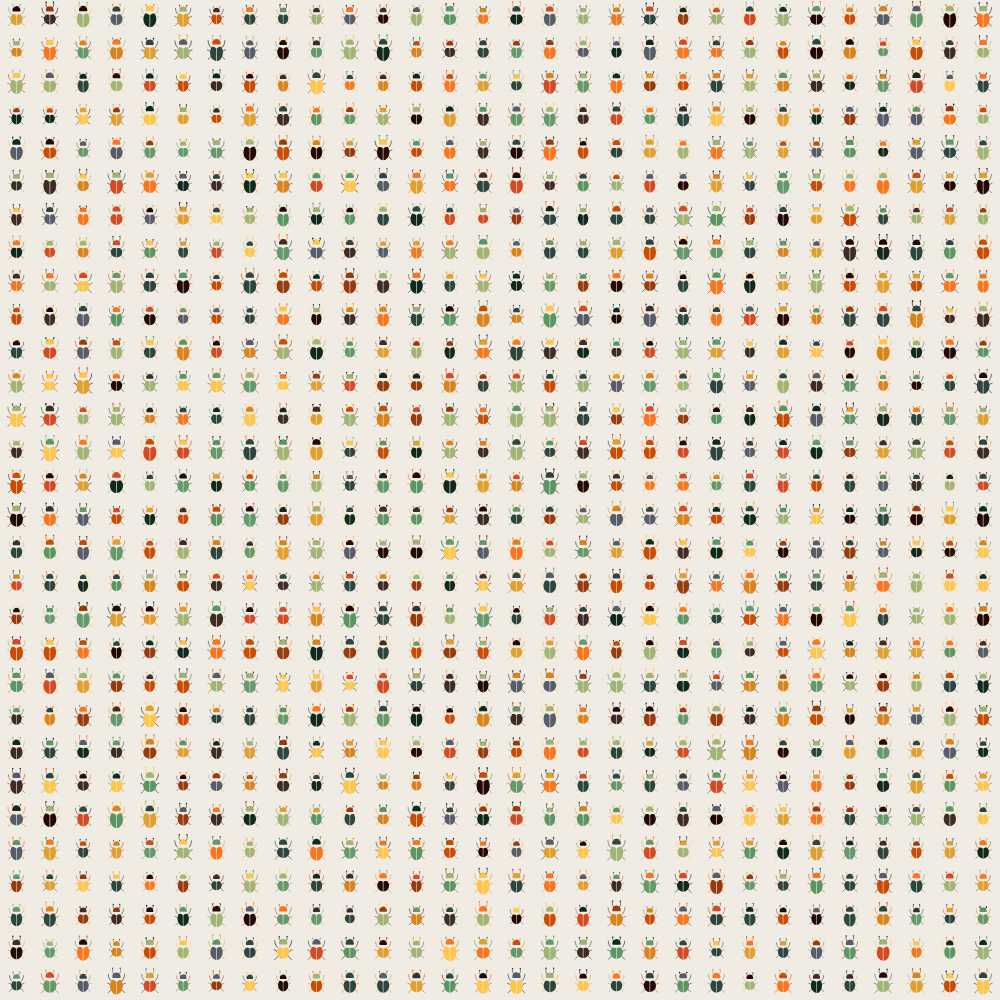
Frame 1 (no input)
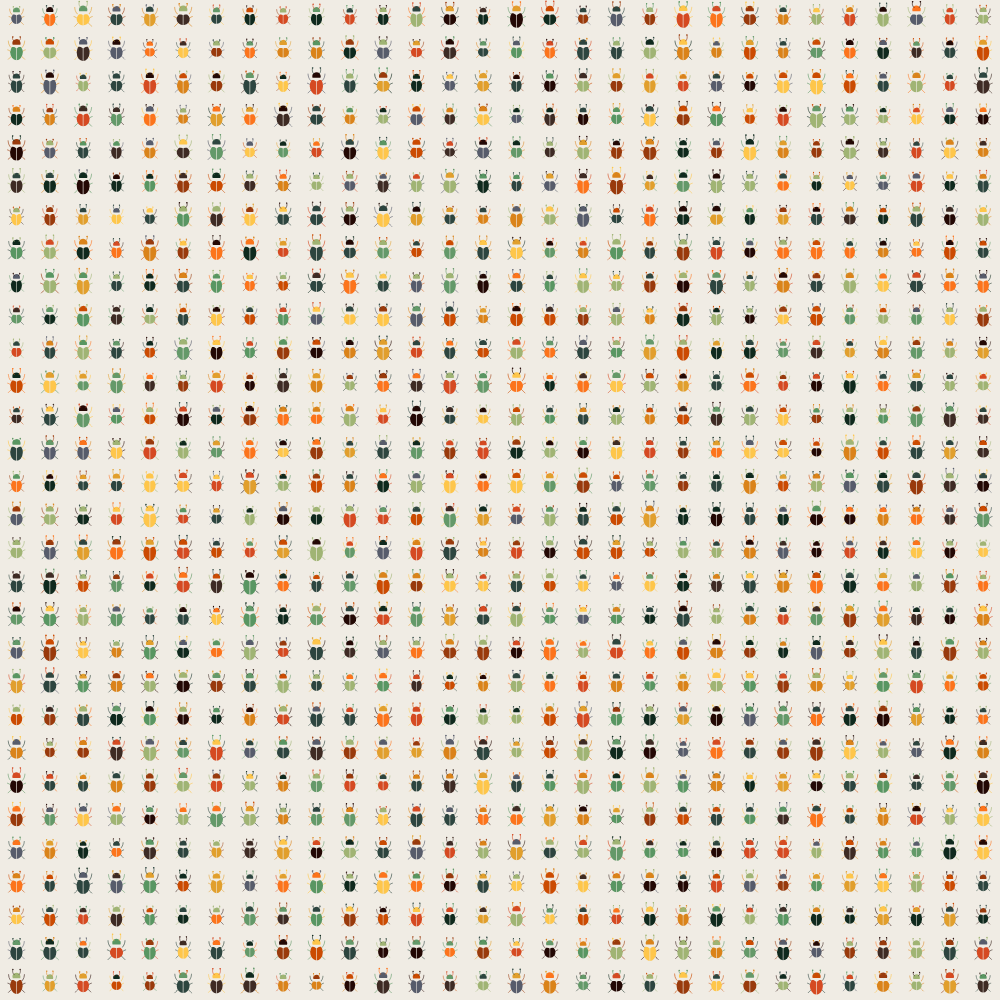
Frame 2 (the mouse pressed at the canvas centre, redrawn once)

The p5.js sketch that drew these frames (run headless with seeded random() and noise() and a simulated clock; the mouse was pressed at the canvas centre and the sketch redrawn once):

// p5.js sketch
// ── sketch.js
BG_COLOR = "#f0ece4"

COLORS = [
  "#cb4b02",
  "#fec64b",
  "#fc741c",

  "#e19f2d",
  "#da831a",
  "#230804",


  "#599662",
  "#0f291d",
  "#2d453f",

  "#2d453f",
  "#3e2b24",
  "#a0b474",

  "#a0b474",
  "#649969",
  "#993a0c",

  "#575c6b",
  "#d54a22",            
  
]


CANVAS_WIDTH = 1000
CANVAS_HEIGHT = 1000

function setup() {
  createCanvas(CANVAS_WIDTH, CANVAS_HEIGHT);
  angleMode(DEGREES);
}

function draw() {
  noLoop()
  background(BG_COLOR);

  rows_cols = 30
  beetle_size = 11
  for (let x = 0; x < rows_cols; x++) {
    for (let y = 0; y < rows_cols; y++) {
      beetle(x * CANVAS_WIDTH / rows_cols + beetle_size*1.5,
             y * CANVAS_HEIGHT / rows_cols + beetle_size*1.5,
             beetle_size * random(0.9, 1.2),
             [
        random(COLORS),
        random(COLORS),
        random(COLORS),
        random(COLORS)
      ])
    }
  }
}

function beetle(x,y,s, colors) {
  r=s
  
  stroke(colors[3])
  strokeWeight(s/50*2.5)
  // Leg 1
  x1 = x + s * 0.45
  y1 = y - s * 0.2
  x2 = x1 + s * 0.2
  y2 = y1 - s * 0.5
  bezier(x1, y1, x1+s*0.2, y1-s*0.2, x2, y2, x2, y2)

  // Leg 2
  x1 = x - s * 0.45
  y1 = y - s * 0.2
  x2 = x1 - s * 0.2
  y2 = y1 - s * 0.5
  bezier(x1, y1, x1-s*0.2, y1-s*0.2, x2, y2, x2, y2)
  
  // Leg 3
  x1 = x - s * 0.4
  y1 = y + s * 0.2
  x2 = x1 - s * 0.3
  y2 = y1 - s * 0.2
  bezier(x1, y1, x1-s*0.2, y1-s*0.2, x2, y2, x2, y2)

  // Leg 4
  x1 = x + s * 0.4
  y1 = y + s * 0.2
  x2 = x1 + s * 0.3
  y2 = y1 - s * 0.2
  bezier(x1, y1, x1+s*0.2, y1-s*0.2, x2, y2, x2, y2)
  
  // Leg 5
  x1 = x - s * 0.35
  y1 = y + s * 0.45
  x2 = x1 - s * 0.3
  y2 = y1 + s * 0.3
  bezier(x1, y1, x1+s*0.2, y1-s*0.2, x2, y2, x2, y2)

  // Leg 6
  x1 = x + s * 0.35
  y1 = y + s * 0.45
  x2 = x1 + s * 0.3
  y2 = y1 + s * 0.3
  bezier(x1, y1, x1-s*0.2, y1-s*0.2, x2, y2, x2, y2)

  
  // Abdomen
  w = s
  h = s * random(0.9, 1.4)
  start = 40 + 270
  stop = -40 + 270
  noStroke()
  fill(colors[0])
  arc(x,y+r*0.2,w,h,start,stop,mode=OPEN)
  
  // Abdomen cutout
  m = s / 50
  x1 = x
  y1 = y - 5 * m
  x2 = x - 30 * m
  y2 = y1 - 20 * m
  x3 = x + 30 * m
  y3 = y1 - 20 * m
  fill(BG_COLOR)
  noStroke()
  triangle(x1, y1, x2, y2, x3, y3) 
  
  // Abdomen split
  strokeWeight(s/50*2.5)
  stroke(BG_COLOR)
  line(x1, y1, x, y + s)
  
  // Thorax
  m = 0.65
  x1 = x
  y1 = y - s * 0.8 * m
  w = s * m
  h = s * m
  start = 70 + 90
  stop = -70 + 90
  fill(colors[2])
  noStroke()
  arc(x1,y1,w,h,start,stop,mode=CHORD)
  
  // Antennae
  noFill()
  stroke(colors[1])
  strokeWeight(s/50*2.5)
  antennae_length = random(0.2, 0.5)
  // Antenna
  x1 = x - s * 0.20
  y1 = y - s * 0.7
  x2 = x1 - s * 0.1
  y2 = y1 - s * antennae_length
  bezier(x1, y1, x1-s*0.2, y1-s*0.2, x2, y2, x2, y2)
  strokeWeight(s/50*6)
  point(x2, y2)
  strokeWeight(s/50*2.5)
  x1 = x + s * 0.20
  y1 = y - s * 0.7
  x2 = x1 + s * 0.1
  y2 = y1 - s * antennae_length
  bezier(x1, y1, x1+s*0.2, y1-s*0.2, x2, y2, x2, y2)
  strokeWeight(s/50*6)
  point(x2, y2)

  
}
